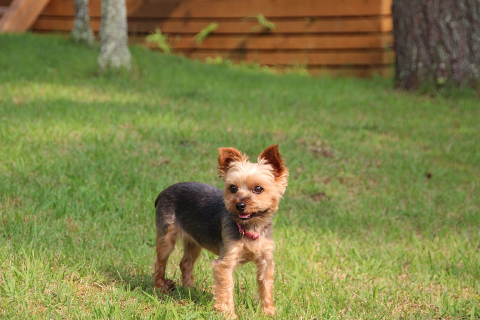
#> input picture ch3/3.2/yorkie.png, 480 x 320 px
$ python flip_image.py
#> lines starting #> are read from the running program, lines starting #| are printed output that depends on the picture
import cv2

#画像読み込み
src = cv2.imread('yorkie.png', cv2.IMREAD_COLOR)
#> src is the input picture: shape (320, 480, 3); mean B, G, R 71.8, 129.3, 128.4

#x軸を中心に反転
dst = cv2.flip(src, 0)
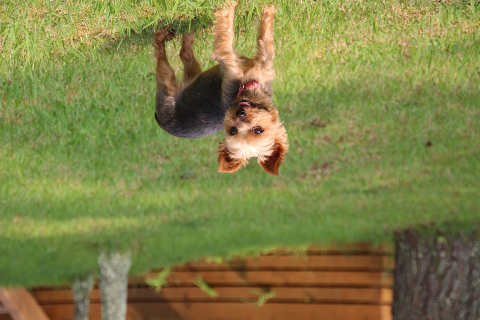
#> dst: shape (320, 480, 3); mean B, G, R 71.8, 129.3, 128.4
dst2 = cv2.flip(dst, 0)

#画像表示
cv2.imshow('src', src)
cv2.imshow('dst', dst)
cv2.imshow('dst2', dst2)
cv2.waitKey(0)
cv2.destroyAllWindows()

$ run again, with ch3/3.2/aloeL.png copied over ch3/3.2/yorkie.png
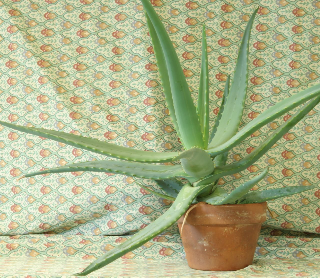
#> input picture ch3/3.2/aloeL.png, 320 x 278 px
#> src is the input picture: shape (278, 320, 3); mean B, G, R 136.9, 177.4, 171.4
#> `dst = cv2.flip(src, 0)`:
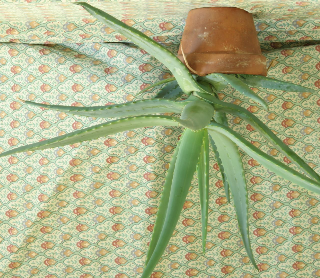
#> dst: shape (278, 320, 3); mean B, G, R 136.9, 177.4, 171.4

$ run again, with ch3/3.2/aloeR.png copied over ch3/3.2/yorkie.png
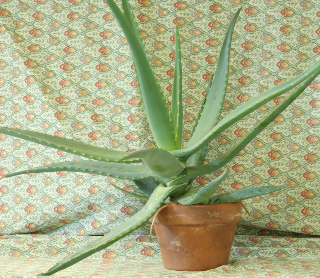
#> input picture ch3/3.2/aloeR.png, 320 x 278 px
#> src is the input picture: shape (278, 320, 3); mean B, G, R 134.4, 174.4, 168.2
#> `dst = cv2.flip(src, 0)`:
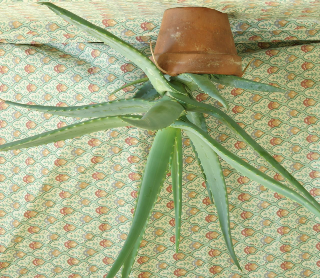
#> dst: shape (278, 320, 3); mean B, G, R 134.4, 174.4, 168.2
